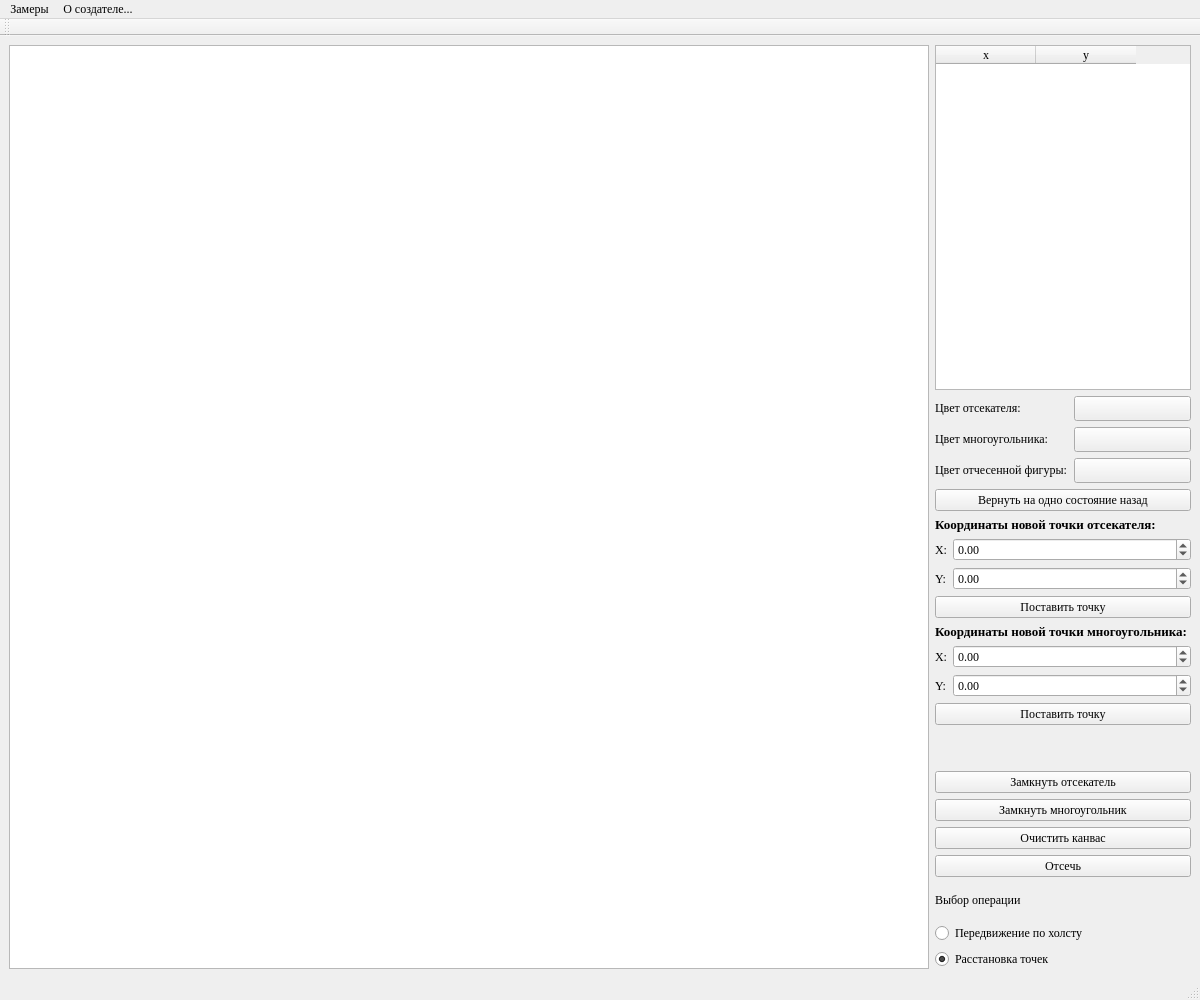
<?xml version="1.0" encoding="UTF-8"?>
<ui version="4.0">
 <class>MainWindow</class>
 <widget class="QMainWindow" name="MainWindow">
  <property name="geometry">
   <rect>
    <x>0</x>
    <y>0</y>
    <width>1200</width>
    <height>1000</height>
   </rect>
  </property>
  <property name="minimumSize">
   <size>
    <width>1200</width>
    <height>1000</height>
   </size>
  </property>
  <property name="font">
   <font>
    <family>Times New Roman</family>
   </font>
  </property>
  <property name="windowTitle">
   <string>MainWindow</string>
  </property>
  <widget class="QWidget" name="centralwidget">
   <property name="font">
    <font>
     <family>SEGDT</family>
    </font>
   </property>
   <layout class="QVBoxLayout" name="verticalLayout_2">
    <item>
     <layout class="QHBoxLayout" name="Main_Horixontal_layout">
      <item>
       <widget class="Canvas" name="canvas">
        <property name="minimumSize">
         <size>
          <width>800</width>
          <height>0</height>
         </size>
        </property>
        <property name="font">
         <font>
          <family>Segoe Script</family>
         </font>
        </property>
       </widget>
      </item>
      <item>
       <layout class="QVBoxLayout" name="verticalLayout" stretch="10,1,1,0,0,0,0,0,1,1,1,1,1">
        <item>
         <widget class="Table" name="table_points">
          <property name="sizePolicy">
           <sizepolicy hsizetype="Preferred" vsizetype="Preferred">
            <horstretch>20</horstretch>
            <verstretch>0</verstretch>
           </sizepolicy>
          </property>
          <property name="minimumSize">
           <size>
            <width>200</width>
            <height>100</height>
           </size>
          </property>
          <property name="sizeIncrement">
           <size>
            <width>20</width>
            <height>0</height>
           </size>
          </property>
          <property name="font">
           <font>
            <family>Times New Roman</family>
           </font>
          </property>
          <property name="lineWidth">
           <number>2</number>
          </property>
          <property name="midLineWidth">
           <number>2</number>
          </property>
          <attribute name="horizontalHeaderVisible">
           <bool>true</bool>
          </attribute>
          <column>
           <property name="text">
            <string>x</string>
           </property>
          </column>
          <column>
           <property name="text">
            <string>y</string>
           </property>
          </column>
         </widget>
        </item>
        <item>
         <layout class="QFormLayout" name="formLayout">
          <item row="0" column="0">
           <widget class="QLabel" name="Label">
            <property name="font">
             <font>
              <family>Times New Roman</family>
              <pointsize>9</pointsize>
             </font>
            </property>
            <property name="text">
             <string>Цвет отсекателя:</string>
            </property>
           </widget>
          </item>
          <item row="0" column="1">
           <widget class="QPushButton" name="change_rect_color">
            <property name="text">
             <string/>
            </property>
           </widget>
          </item>
          <item row="1" column="0">
           <widget class="QLabel" name="label_3">
            <property name="font">
             <font>
              <family>Times New Roman</family>
              <pointsize>9</pointsize>
             </font>
            </property>
            <property name="text">
             <string>Цвет многоугольника:</string>
            </property>
           </widget>
          </item>
          <item row="1" column="1">
           <widget class="QPushButton" name="change_lines_color">
            <property name="text">
             <string/>
            </property>
           </widget>
          </item>
          <item row="2" column="0">
           <widget class="QLabel" name="Label_2">
            <property name="font">
             <font>
              <family>Times New Roman</family>
             </font>
            </property>
            <property name="text">
             <string>Цвет отчесенной фигуры:</string>
            </property>
           </widget>
          </item>
          <item row="2" column="1">
           <widget class="QPushButton" name="change_intersected_lines_color">
            <property name="text">
             <string/>
            </property>
           </widget>
          </item>
         </layout>
        </item>
        <item>
         <widget class="QPushButton" name="revert">
          <property name="font">
           <font>
            <family>Times New Roman</family>
            <pointsize>9</pointsize>
           </font>
          </property>
          <property name="text">
           <string>Вернуть на одно состояние назад</string>
          </property>
         </widget>
        </item>
        <item>
         <layout class="QVBoxLayout" name="verticalLayout_3">
          <item>
           <widget class="QLabel" name="label_2">
            <property name="font">
             <font>
              <family>Times New Roman</family>
              <pointsize>10</pointsize>
              <bold>true</bold>
             </font>
            </property>
            <property name="text">
             <string>Координаты новой точки отсекателя:</string>
            </property>
           </widget>
          </item>
          <item>
           <layout class="QFormLayout" name="formLayout_3">
            <item row="0" column="0">
             <widget class="QLabel" name="xLLabel">
              <property name="font">
               <font>
                <family>Times New Roman</family>
                <pointsize>9</pointsize>
               </font>
              </property>
              <property name="text">
               <string>X:</string>
              </property>
             </widget>
            </item>
            <item row="0" column="1">
             <widget class="QDoubleSpinBox" name="Xdot">
              <property name="font">
               <font>
                <family>Times New Roman</family>
                <pointsize>9</pointsize>
               </font>
              </property>
              <property name="minimum">
               <double>-1000.000000000000000</double>
              </property>
              <property name="maximum">
               <double>1000.000000000000000</double>
              </property>
              <property name="singleStep">
               <double>10.000000000000000</double>
              </property>
             </widget>
            </item>
            <item row="1" column="0">
             <widget class="QLabel" name="yupLabel">
              <property name="font">
               <font>
                <family>Times New Roman</family>
                <pointsize>9</pointsize>
               </font>
              </property>
              <property name="text">
               <string>Y:</string>
              </property>
             </widget>
            </item>
            <item row="1" column="1">
             <widget class="QDoubleSpinBox" name="Ydot">
              <property name="font">
               <font>
                <family>Times New Roman</family>
                <pointsize>9</pointsize>
               </font>
              </property>
              <property name="minimum">
               <double>-1000.000000000000000</double>
              </property>
              <property name="maximum">
               <double>1000.000000000000000</double>
              </property>
              <property name="singleStep">
               <double>10.000000000000000</double>
              </property>
             </widget>
            </item>
           </layout>
          </item>
          <item>
           <widget class="QPushButton" name="add_cutter_dot">
            <property name="font">
             <font>
              <family>Times New Roman</family>
             </font>
            </property>
            <property name="text">
             <string>Поставить точку</string>
            </property>
           </widget>
          </item>
          <item>
           <widget class="QLabel" name="label_4">
            <property name="font">
             <font>
              <family>Times New Roman</family>
              <pointsize>10</pointsize>
              <bold>true</bold>
             </font>
            </property>
            <property name="text">
             <string>Координаты новой точки многоугольника:</string>
            </property>
           </widget>
          </item>
          <item>
           <layout class="QFormLayout" name="formLayout_2">
            <item row="0" column="0">
             <widget class="QLabel" name="x1Label">
              <property name="font">
               <font>
                <family>Times New Roman</family>
                <pointsize>9</pointsize>
               </font>
              </property>
              <property name="text">
               <string>X:</string>
              </property>
             </widget>
            </item>
            <item row="0" column="1">
             <widget class="QDoubleSpinBox" name="XPolygonDot">
              <property name="font">
               <font>
                <family>Times New Roman</family>
                <pointsize>9</pointsize>
               </font>
              </property>
              <property name="minimum">
               <double>-1000.000000000000000</double>
              </property>
              <property name="maximum">
               <double>1000.000000000000000</double>
              </property>
              <property name="singleStep">
               <double>10.000000000000000</double>
              </property>
             </widget>
            </item>
            <item row="1" column="0">
             <widget class="QLabel" name="x2Label">
              <property name="font">
               <font>
                <family>Times New Roman</family>
                <pointsize>9</pointsize>
               </font>
              </property>
              <property name="text">
               <string>Y:</string>
              </property>
             </widget>
            </item>
            <item row="1" column="1">
             <widget class="QDoubleSpinBox" name="YPolygonDot">
              <property name="font">
               <font>
                <family>Times New Roman</family>
                <pointsize>9</pointsize>
               </font>
              </property>
              <property name="minimum">
               <double>-1000.000000000000000</double>
              </property>
              <property name="maximum">
               <double>1000.000000000000000</double>
              </property>
              <property name="singleStep">
               <double>10.000000000000000</double>
              </property>
             </widget>
            </item>
           </layout>
          </item>
          <item>
           <layout class="QHBoxLayout" name="horizontalLayout_3"/>
          </item>
         </layout>
        </item>
        <item>
         <widget class="QPushButton" name="add_polygon_dot">
          <property name="font">
           <font>
            <family>Times New Roman</family>
            <pointsize>9</pointsize>
           </font>
          </property>
          <property name="text">
           <string>Поставить точку</string>
          </property>
         </widget>
        </item>
        <item>
         <spacer name="verticalSpacer">
          <property name="orientation">
           <enum>Qt::Vertical</enum>
          </property>
          <property name="sizeHint" stdset="0">
           <size>
            <width>20</width>
            <height>40</height>
           </size>
          </property>
         </spacer>
        </item>
        <item>
         <widget class="QPushButton" name="close_cutter">
          <property name="font">
           <font>
            <family>Times New Roman</family>
           </font>
          </property>
          <property name="text">
           <string>Замкнуть отсекатель</string>
          </property>
         </widget>
        </item>
        <item>
         <widget class="QPushButton" name="close_polygon">
          <property name="font">
           <font>
            <family>Times New Roman</family>
           </font>
          </property>
          <property name="text">
           <string>Замкнуть многоугольник</string>
          </property>
         </widget>
        </item>
        <item>
         <widget class="QPushButton" name="clear_canvas_button">
          <property name="font">
           <font>
            <family>Times New Roman</family>
            <pointsize>9</pointsize>
           </font>
          </property>
          <property name="text">
           <string>Очистить канвас</string>
          </property>
         </widget>
        </item>
        <item>
         <widget class="QPushButton" name="cut">
          <property name="font">
           <font>
            <family>Times New Roman</family>
            <pointsize>9</pointsize>
           </font>
          </property>
          <property name="text">
           <string>Отсечь</string>
          </property>
         </widget>
        </item>
        <item>
         <widget class="QLabel" name="label">
          <property name="font">
           <font>
            <family>Times New Roman</family>
            <pointsize>9</pointsize>
           </font>
          </property>
          <property name="text">
           <string>Выбор операции</string>
          </property>
         </widget>
        </item>
        <item>
         <widget class="QRadioButton" name="panning">
          <property name="font">
           <font>
            <family>Times New Roman</family>
            <pointsize>9</pointsize>
           </font>
          </property>
          <property name="text">
           <string>Передвижение по холсту</string>
          </property>
         </widget>
        </item>
        <item>
         <widget class="QRadioButton" name="dots_placement">
          <property name="font">
           <font>
            <family>Times New Roman</family>
            <pointsize>9</pointsize>
           </font>
          </property>
          <property name="text">
           <string>Расстановка точек</string>
          </property>
          <property name="checked">
           <bool>true</bool>
          </property>
         </widget>
        </item>
       </layout>
      </item>
     </layout>
    </item>
   </layout>
  </widget>
  <widget class="QMenuBar" name="menubar">
   <property name="geometry">
    <rect>
     <x>0</x>
     <y>0</y>
     <width>1200</width>
     <height>20</height>
    </rect>
   </property>
   <widget class="QMenu" name="menu">
    <property name="title">
     <string>Замеры</string>
    </property>
    <addaction name="measurements_time"/>
   </widget>
   <widget class="QMenu" name="menu_2">
    <property name="title">
     <string>О создателе...</string>
    </property>
    <addaction name="about_programm"/>
    <addaction name="about_creator"/>
   </widget>
   <addaction name="menu"/>
   <addaction name="menu_2"/>
  </widget>
  <widget class="QStatusBar" name="statusbar"/>
  <widget class="QToolBar" name="toolBar">
   <property name="windowTitle">
    <string>toolBar</string>
   </property>
   <attribute name="toolBarArea">
    <enum>TopToolBarArea</enum>
   </attribute>
   <attribute name="toolBarBreak">
    <bool>false</bool>
   </attribute>
  </widget>
  <action name="measurements_time">
   <property name="text">
    <string>Время исполнения</string>
   </property>
  </action>
  <action name="measurements_steps">
   <property name="text">
    <string>Количество ступеней</string>
   </property>
  </action>
  <action name="about_programm">
   <property name="text">
    <string>Информация о программе</string>
   </property>
  </action>
  <action name="about_creator">
   <property name="text">
    <string>Информация об авторе</string>
   </property>
  </action>
 </widget>
 <customwidgets>
  <customwidget>
   <class>Canvas</class>
   <extends>QGraphicsView</extends>
   <header location="global">canvas</header>
  </customwidget>
  <customwidget>
   <class>Table</class>
   <extends>QTableWidget</extends>
   <header location="global">table</header>
  </customwidget>
 </customwidgets>
 <resources/>
 <connections/>
</ui>
